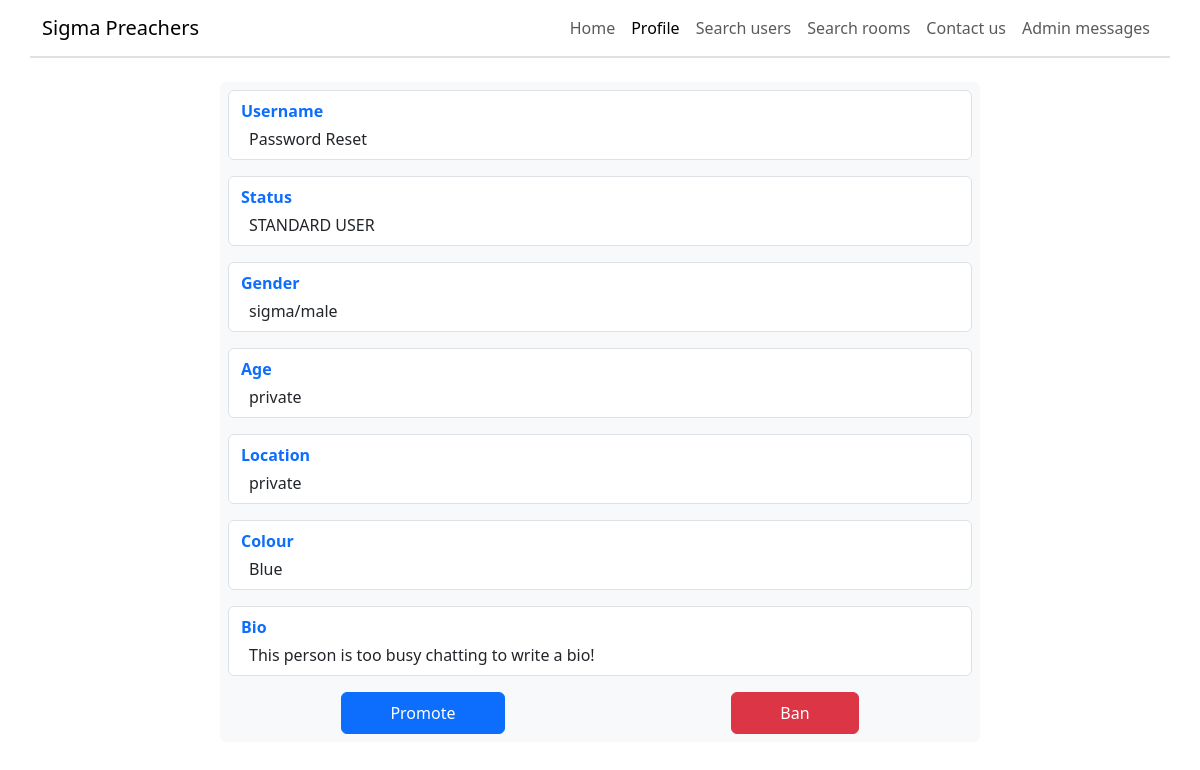
/view_profile/3 (signed in), run on the app's committed database.
### project/database/create_db.py (models this page shows)
class User(UserMixin, db.Model):
    __tablename__ = "users"
    id = db.Column(db.Integer, primary_key=True, autoincrement=True)
    username = db.Column(db.String(67), unique=True, nullable=False)
    password = db.Column(db.Integer, nullable=False)  # Only store password hash
    status = db.Column(db.String(20), default="STANDARD USER", nullable=False)
    gender = db.Column(db.String(67), default="sigma/male", nullable=False)
    age = db.Column(db.Integer, default=-1, nullable=False)
    location = db.Column(db.String(67), default="private", nullable=False)
    bio = db.Column(
        db.String(255),
        default="This person is too busy chatting to write a bio!",
        nullable=False,
    )
    banned = db.Column(db.Boolean, default=False, nullable=False)
    ban_end = db.Column(db.Integer, default=int(datetime.now().timestamp()))
    colour = db.Column(db.String(255), default="Blue", nullable=False)
    email = db.Column(db.String(255))
    email_verification_code = db.Column(db.Integer)
    email_verified = db.Column(db.Boolean, nullable=False, default=False)
    room_access = db.relationship("RoomAccess", backref="user")
    admin_messages = db.relationship("AdminMessage", backref="user")
    room_message = db.relationship("RoomMessage", backref="user")

### project/routes/view_profile.py (the view)
@view_profile_bp.route("/view_profile/<int:id>")
@login_required
def view_profile(id):
    ban_service = BanService(id)
    ban_service.is_user_banned()
    service = ViewProfileService(id)
    user_details = service.get_user_object()
    own_profile = id == current_user.id
    return render_template(
        "view_profile.html", user_details=user_details, own_profile=own_profile
    )

### project/database/select_db.py (called while the page is built)
    @staticmethod
    def select_user_with_id(user_id: int) -> User | None:
        found_user = User.query.filter(User.id == user_id).first()
        if found_user is None:
            return None
        if type(found_user.ban_end) == str:
            return found_user
        found_user.ban_end = datetime.fromtimestamp(
            found_user.ban_end
        ).strftime("%d/%m/%Y")
        return found_user

    @staticmethod
    def is_banned(user_id: int) -> bool:
        user = User.query.filter(User.id == user_id).first()
        if user is None:
            return True
        return user.banned

### project/services/ban.py (called while the page is built)
    def is_user_banned(self):
        banned = Select.is_banned(self.user_id)
        if not banned:
            return False
        if Select.has_ban_ended(self.user_id):
            self.unban_user()
            return False
        return True

### project/services/view_profile.py (called while the page is built)
    def get_user_object(self) -> User:
        return Select.select_user_with_id(self.user_id)

### project/templates/view_profile.html (shortened to what this page needs)
{% extends "base_header.html" %}
{% block main %}
<main class="mt-4">
    <div class="row d-flex justify-content-center mb-5">
        <div class="bg-light rounded p-2 mb-5 col-sm-8">
            <div class="d-flex flex-column row border py-2 mx-0 rounded mb-3" style="background-color: white;">
                <p class="text-primary fw-bold ms-0 my-0">Username</p>
                <p class="mt-1 ms-2 mb-0">{{ user_details.username }}</p>
            </div>
            <div class="d-flex flex-column row border py-2 mx-0 rounded mb-3" style="background-color: white;">
                <p class="text-primary fw-bold ms-0 my-0">Status</p>
                <p class="mt-1 ms-2 mb-0">{{ user_details.status }}</p>
            </div>
            <div class="d-flex flex-column row border py-2 mx-0 rounded mb-3" style="background-color: white;">
                <p class="text-primary fw-bold ms-0 my-0">Gender</p>
                <p class="mt-1 ms-2 mb-0">{{ user_details.gender }}</p>
            </div>
            <div class="d-flex flex-column row border py-2 mx-0 rounded mb-3" style="background-color: white;">
                <p class="text-primary fw-bold ms-0 my-0">Age</p>
                {% if user_details.age == -1 %}
                <p class="mt-1 ms-2 mb-0">private</p>
                {% else %}
                <p class="mt-1 ms-2 mb-0">{{ user_details.age }}</p>
                {% endif %}
            </div>
            <div class="d-flex flex-column row border py-2 mx-0 rounded mb-3" style="background-color: white;">
                <p class="text-primary fw-bold ms-0 my-0">Location</p>
                <p class="mt-1 ms-2 mb-0">{{ user_details.location }}</p>
            </div>
            <div class="d-flex flex-column row border py-2 mx-0 rounded mb-3" style="background-color: white;">
                <p class="text-primary fw-bold ms-0 my-0">Colour</p>
                <p class="mt-1 ms-2 mb-0">{{ user_details.colour }}</p>
            </div>
            <div class="d-flex flex-column row border py-2 mx-0 rounded" style="background-color: white;">
                <p class="text-primary fw-bold ms-0 my-0">Bio</p>
                <p class="mt-1 ms-2 mb-0 text-break">{{ user_details.bio }}</p>
            </div>
            {% if current_user.username == "MASTER" and not own_profile and user_details.status != "BANNED" %}
            <div class="d-flex justify-content-center" style="width: 100%">
                <a href="/promote_user/{{ user_details.id }}" class="btn btn-primary py-2 mt-3 px-5 mx-auto">Promote</a>
                <a href="/ban_user/{{ user_details.id }}" class="btn btn-danger py-2 mt-3 px-5 mx-auto">Ban</a>
            </div>
            {% elif current_user.username == "MASTER" and not own_profile %}
            <div class="d-flex justify-content-center" style="width: 100%">
                <a href="/unban_user/{{ user_details.id }}" class="btn btn-primary py-2 mt-3 px-5 mx-auto">Unban</a>
            </div>
            {% elif own_profile %}
            <div class="d-flex justify-content-center" style="width: 100%">
                <a href="/logout" class="btn btn-warning py-2 mx-auto mt-3 px-5">Logout</a>
                <a href="/change_email" class="btn btn-primary py-2 mx-auto mt-3 px-5">Change email</a>
            </div>
            {% endif %}
        </div>
    </div>
</main>
{% endblock %}

### data on the page
User: username "Password Reset", status "STANDARD USER", gender "sigma/male", location "private", colour "Blue", bio "This person is too busy chatting to write a bio!"
